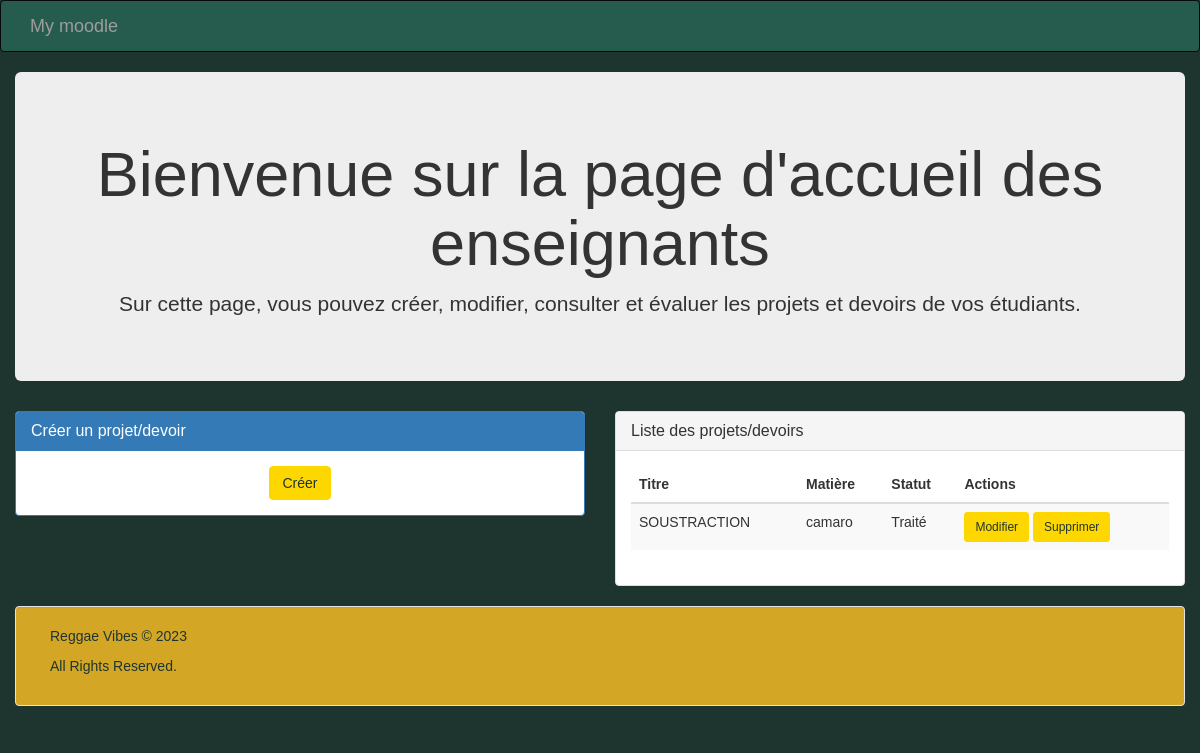
Page /home_teacher on the committed database.
### accounts/models.py (models this page shows, shortened)
class Project(models.Model):
    STATUS_CHOICES = (
        ('EN', 'En cours'), # Le projet/devoir est en cours de réalisation
        ('SO', 'Soumis'), # Le projet/devoir a été soumis par l'étudiant
        ('CO', 'Corrigé'), # Le projet/devoir a été corrigé par l'instructeur
        ('TR', 'Traité'), # Le projet/devoir a été traité par l'instructeur
        ('AR', 'Archivé'), # Le projet/devoir a été archivé par l'instructeur
    )
    title = models.CharField(max_length=200) # Intitulé du projet/devoir
    subject = models.ForeignKey(Subject, on_delete=models.CASCADE) # Matière liée au projet/devoir
    file = models.FileField(upload_to='projects/') # Fichier contenant le projet/devoir
    status = models.CharField(max_length=2, choices=STATUS_CHOICES, default='EN') # Statut du projet/devoir
    feedback = models.TextField(blank=True) # Avis/notes donnés par l'instructeur

class Subject(models.Model):
    name = models.CharField(max_length=100) # Nom de la matière
    code = models.CharField(max_length=10) # Code de la matière
    def __str__(self):
        return self.name

### accounts/views.py (the view)
# urls.py: path("home_teacher", home_teacher , name="home_teacher"),
def home_teacher(request):
    projects = Project.objects.all()
    context = {'projects': projects }
    return render(request, "home_teacher.html",context)

### accounts/templates/home_teacher.html (shortened to what this page needs)
{% extends 'base.html' %} {% block content %}
<div class="jumbotron">
    <h1 class="text-center">Bienvenue sur la page d'accueil des enseignants</h1>
    <p class="lead text-center">
        Sur cette page, vous pouvez créer, modifier, consulter et évaluer les
        projets et devoirs de vos étudiants.
    </p>
</div>
<div class="row">
    <div class="col-md-6">
        <div class="panel panel-primary">
            <div class="panel-heading">
                <h2 class="panel-title">Créer un projet/devoir</h2>
            </div>
            <div class="panel-body">
                <form method="post" action="{% url 'add_project' %}" class="form-horizontal">
                    <div class="text-center">
                        <button type="submit" class="btn btn-primary">Créer</button>
                    </div>
                </form>
            </div>
        </div>
    </div>
    <div class="col-md-6">
        <div class="panel panel-default">
            <div class="panel-heading">
                <h2 class="panel-title">Liste des projets/devoirs</h2>
            </div>
            <div class="panel-body">
                <table class="table table-striped">
                    <thead>
                        <tr>
                            <th>Titre</th>
                            <th>Matière</th>
                            <th>Statut</th>
                            <th>Actions</th>
                        </tr>
                    </thead>
                    <tbody>
                        {% for project in projects %}
                        <tr>
                            <td>{{ project.title }}</td>
                            <td>{{ project.subject }}</td>
                            <td>{{ project.get_status_display }}</td>
                            <td>
                                <a href="{% url 'project_update' project.id %}"
                                    class="btn btn-warning btn-sm">Modifier</a>
                                <a href="{% url 'project_delete' project.id %}"
                                    class="btn btn-danger btn-sm">Supprimer</a>
                            </td>
                        </tr>
                        {% endfor %}
                    </tbody>
                </table>
            </div>
        </div>
    </div>
</div>
{% endblock %}

### accounts/templates/base.html (style rules this page uses)
body { background-color: #1E352F; font-family: 'Arial', sans-serif; }
.btn { background-color: #FFD700; border-color: #FFD700; color: #1E352F; }

### rows in the picture
Project: title "SOUSTRACTION", subject "camaro", status "Traité"
